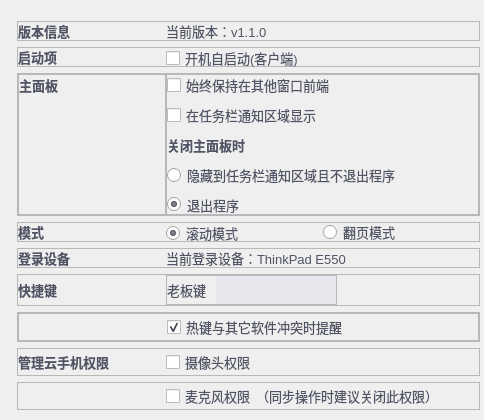
         <widget class="QWidget" name="pageGeneralSetting">
          <property name="styleSheet">
           <string notr="true">color:#FF505465;
blod:true;
font-size:13px;</string>
          </property>
          <layout class="QVBoxLayout" name="verticalLayout_4">
           <property name="leftMargin">
            <number>17</number>
           </property>
           <property name="topMargin">
            <number>21</number>
           </property>
           <property name="rightMargin">
            <number>4</number>
           </property>
           <property name="bottomMargin">
            <number>10</number>
           </property>
           <item>
            <widget class="QFrame" name="frame_9">
             <property name="minimumSize">
              <size>
               <width>0</width>
               <height>20</height>
              </size>
             </property>
             <property name="maximumSize">
              <size>
               <width>16777215</width>
               <height>20</height>
              </size>
             </property>
             <property name="styleSheet">
              <string notr="true">color:#FF505465;
blod:true;
font-size:13px;</string>
             </property>
             <property name="frameShape">
              <enum>QFrame::StyledPanel</enum>
             </property>
             <property name="frameShadow">
              <enum>QFrame::Raised</enum>
             </property>
             <layout class="QHBoxLayout" name="horizontalLayout_10">
              <property name="spacing">
               <number>0</number>
              </property>
              <property name="leftMargin">
               <number>0</number>
              </property>
              <property name="topMargin">
               <number>0</number>
              </property>
              <property name="rightMargin">
               <number>0</number>
              </property>
              <property name="bottomMargin">
               <number>0</number>
              </property>
              <item>
               <widget class="QLabel" name="label_3">
                <property name="maximumSize">
                 <size>
                  <width>148</width>
                  <height>16777215</height>
                 </size>
                </property>
                <property name="font">
                 <font>
                  <pointsize>-1</pointsize>
                  <bold>true</bold>
                 </font>
                </property>
                <property name="styleSheet">
                 <string notr="true">font-weight: bold;</string>
                </property>
                <property name="text">
                 <string>版本信息</string>
                </property>
               </widget>
              </item>
              <item>
               <widget class="QLabel" name="label_16">
                <property name="text">
                 <string>当前版本：v1.1.0</string>
                </property>
               </widget>
              </item>
             </layout>
            </widget>
           </item>
           <item>
            <widget class="QFrame" name="frame_10">
             <property name="minimumSize">
              <size>
               <width>0</width>
               <height>20</height>
              </size>
             </property>
             <property name="maximumSize">
              <size>
               <width>16777215</width>
               <height>20</height>
              </size>
             </property>
             <property name="styleSheet">
              <string notr="true"/>
             </property>
             <property name="frameShape">
              <enum>QFrame::StyledPanel</enum>
             </property>
             <property name="frameShadow">
              <enum>QFrame::Raised</enum>
             </property>
             <layout class="QHBoxLayout" name="horizontalLayout_6">
              <property name="spacing">
               <number>0</number>
              </property>
              <property name="leftMargin">
               <number>0</number>
              </property>
              <property name="topMargin">
               <number>0</number>
              </property>
              <property name="rightMargin">
               <number>0</number>
              </property>
              <property name="bottomMargin">
               <number>0</number>
              </property>
              <item>
               <widget class="QLabel" name="label_4">
                <property name="maximumSize">
                 <size>
                  <width>148</width>
                  <height>16777215</height>
                 </size>
                </property>
                <property name="styleSheet">
                 <string notr="true">font-weight: bold;</string>
                </property>
                <property name="text">
                 <string>启动项</string>
                </property>
               </widget>
              </item>
              <item>
               <widget class="QCheckBox" name="checkBox">
                <property name="minimumSize">
                 <size>
                  <width>0</width>
                  <height>20</height>
                 </size>
                </property>
                <property name="text">
                 <string>开机自启动(客户端)</string>
                </property>
               </widget>
              </item>
             </layout>
            </widget>
           </item>
           <item>
            <widget class="QFrame" name="frame_11">
             <property name="maximumSize">
              <size>
               <width>16777215</width>
               <height>143</height>
              </size>
             </property>
             <property name="styleSheet">
              <string notr="true"/>
             </property>
             <property name="frameShape">
              <enum>QFrame::StyledPanel</enum>
             </property>
             <property name="frameShadow">
              <enum>QFrame::Raised</enum>
             </property>
             <layout class="QHBoxLayout" name="horizontalLayout_3">
              <property name="spacing">
               <number>0</number>
              </property>
              <property name="leftMargin">
               <number>0</number>
              </property>
              <property name="topMargin">
               <number>0</number>
              </property>
              <property name="rightMargin">
               <number>0</number>
              </property>
              <property name="bottomMargin">
               <number>0</number>
              </property>
              <item>
               <widget class="QFrame" name="frame_20">
                <property name="maximumSize">
                 <size>
                  <width>148</width>
                  <height>16777215</height>
                 </size>
                </property>
                <property name="frameShape">
                 <enum>QFrame::StyledPanel</enum>
                </property>
                <property name="frameShadow">
                 <enum>QFrame::Raised</enum>
                </property>
                <layout class="QVBoxLayout" name="verticalLayout_10">
                 <property name="spacing">
                  <number>0</number>
                 </property>
                 <property name="leftMargin">
                  <number>0</number>
                 </property>
                 <property name="topMargin">
                  <number>0</number>
                 </property>
                 <property name="rightMargin">
                  <number>0</number>
                 </property>
                 <property name="bottomMargin">
                  <number>0</number>
                 </property>
                 <item>
                  <widget class="QLabel" name="label_5">
                   <property name="maximumSize">
                    <size>
                     <width>148</width>
                     <height>16777215</height>
                    </size>
                   </property>
                   <property name="styleSheet">
                    <string notr="true">font-weight: bold;</string>
                   </property>
                   <property name="text">
                    <string>主面板</string>
                   </property>
                  </widget>
                 </item>
                 <item>
                  <spacer name="verticalSpacer_2">
                   <property name="orientation">
                    <enum>Qt::Vertical</enum>
                   </property>
                   <property name="sizeHint" stdset="0">
                    <size>
                     <width>20</width>
                     <height>120</height>
                    </size>
                   </property>
                  </spacer>
                 </item>
                </layout>
               </widget>
              </item>
              <item>
               <widget class="QFrame" name="frame_18">
                <property name="frameShape">
                 <enum>QFrame::StyledPanel</enum>
                </property>
                <property name="frameShadow">
                 <enum>QFrame::Raised</enum>
                </property>
                <layout class="QVBoxLayout" name="verticalLayout_5">
                 <property name="spacing">
                  <number>10</number>
                 </property>
                 <property name="leftMargin">
                  <number>0</number>
                 </property>
                 <property name="topMargin">
                  <number>0</number>
                 </property>
                 <property name="rightMargin">
                  <number>0</number>
                 </property>
                 <property name="bottomMargin">
                  <number>0</number>
                 </property>
                 <item>
                  <widget class="QCheckBox" name="checkBox_2">
                   <property name="text">
                    <string>始终保持在其他窗口前端</string>
                   </property>
                  </widget>
                 </item>
                 <item>
                  <widget class="QCheckBox" name="checkBox_3">
                   <property name="text">
                    <string>在任务栏通知区域显示</string>
                   </property>
                  </widget>
                 </item>
                 <item>
                  <widget class="QLabel" name="label_17">
                   <property name="maximumSize">
                    <size>
                     <width>16777215</width>
                     <height>20</height>
                    </size>
                   </property>
                   <property name="styleSheet">
                    <string notr="true">font-weight: bold;</string>
                   </property>
                   <property name="text">
                    <string>关闭主面板时</string>
                   </property>
                  </widget>
                 </item>
                 <item>
                  <widget class="QRadioButton" name="radioButton">
                   <property name="text">
                    <string>隐藏到任务栏通知区域且不退出程序</string>
                   </property>
                  </widget>
                 </item>
                 <item>
                  <widget class="QRadioButton" name="radioButton_2">
                   <property name="text">
                    <string>退出程序</string>
                   </property>
                   <property name="checked">
                    <bool>true</bool>
                   </property>
                  </widget>
                 </item>
                </layout>
               </widget>
              </item>
             </layout>
            </widget>
           </item>
           <item>
            <widget class="QFrame" name="frame_12">
             <property name="minimumSize">
              <size>
               <width>0</width>
               <height>20</height>
              </size>
             </property>
             <property name="maximumSize">
              <size>
               <width>16777215</width>
               <height>20</height>
              </size>
             </property>
             <property name="styleSheet">
              <string notr="true"/>
             </property>
             <property name="frameShape">
              <enum>QFrame::StyledPanel</enum>
             </property>
             <property name="frameShadow">
              <enum>QFrame::Raised</enum>
             </property>
             <layout class="QHBoxLayout" name="horizontalLayout_7">
              <property name="spacing">
               <number>0</number>
              </property>
              <property name="leftMargin">
               <number>0</number>
              </property>
              <property name="topMargin">
               <number>0</number>
              </property>
              <property name="rightMargin">
               <number>0</number>
              </property>
              <property name="bottomMargin">
               <number>0</number>
              </property>
              <item>
               <widget class="QLabel" name="label_6">
                <property name="maximumSize">
                 <size>
                  <width>148</width>
                  <height>16777215</height>
                 </size>
                </property>
                <property name="styleSheet">
                 <string notr="true">font-weight: bold;</string>
                </property>
                <property name="text">
                 <string>模式</string>
                </property>
               </widget>
              </item>
              <item>
               <widget class="QRadioButton" name="radioButton_3">
                <property name="minimumSize">
                 <size>
                  <width>0</width>
                  <height>20</height>
                 </size>
                </property>
                <property name="maximumSize">
                 <size>
                  <width>16777215</width>
                  <height>20</height>
                 </size>
                </property>
                <property name="text">
                 <string>滚动模式</string>
                </property>
                <property name="checked">
                 <bool>true</bool>
                </property>
               </widget>
              </item>
              <item>
               <widget class="QRadioButton" name="radioButton_4">
                <property name="text">
                 <string>翻页模式</string>
                </property>
               </widget>
              </item>
             </layout>
            </widget>
           </item>
           <item>
            <widget class="QFrame" name="frame_3">
             <property name="minimumSize">
              <size>
               <width>0</width>
               <height>20</height>
              </size>
             </property>
             <property name="maximumSize">
              <size>
               <width>16777215</width>
               <height>20</height>
              </size>
             </property>
             <property name="styleSheet">
              <string notr="true"/>
             </property>
             <property name="frameShape">
              <enum>QFrame::StyledPanel</enum>
             </property>
             <property name="frameShadow">
              <enum>QFrame::Raised</enum>
             </property>
             <layout class="QHBoxLayout" name="horizontalLayout_11">
              <property name="spacing">
               <number>0</number>
              </property>
              <property name="leftMargin">
               <number>0</number>
              </property>
              <property name="topMargin">
               <number>0</number>
              </property>
              <property name="bottomMargin">
               <number>0</number>
              </property>
              <item>
               <widget class="QLabel" name="label_7">
                <property name="maximumSize">
                 <size>
                  <width>148</width>
                  <height>16777215</height>
                 </size>
                </property>
                <property name="styleSheet">
                 <string notr="true">font-weight: bold;</string>
                </property>
                <property name="text">
                 <string>登录设备</string>
                </property>
               </widget>
              </item>
              <item>
               <widget class="QLabel" name="label_10">
                <property name="text">
                 <string>当前登录设备：ThinkPad E550</string>
                </property>
               </widget>
              </item>
             </layout>
            </widget>
           </item>
           <item>
            <widget class="QFrame" name="frame_21">
             <property name="minimumSize">
              <size>
               <width>0</width>
               <height>20</height>
              </size>
             </property>
             <property name="frameShape">
              <enum>QFrame::StyledPanel</enum>
             </property>
             <property name="frameShadow">
              <enum>QFrame::Raised</enum>
             </property>
             <layout class="QHBoxLayout" name="horizontalLayout_19">
              <property name="spacing">
               <number>0</number>
              </property>
              <property name="leftMargin">
               <number>0</number>
              </property>
              <property name="topMargin">
               <number>0</number>
              </property>
              <property name="rightMargin">
               <number>0</number>
              </property>
              <property name="bottomMargin">
               <number>0</number>
              </property>
              <item>
               <widget class="QLabel" name="label_8">
                <property name="minimumSize">
                 <size>
                  <width>148</width>
                  <height>0</height>
                 </size>
                </property>
                <property name="maximumSize">
                 <size>
                  <width>148</width>
                  <height>16777215</height>
                 </size>
                </property>
                <property name="styleSheet">
                 <string notr="true">font-weight: bold;</string>
                </property>
                <property name="text">
                 <string>快捷键</string>
                </property>
               </widget>
              </item>
              <item>
               <widget class="QFrame" name="frame_23">
                <property name="minimumSize">
                 <size>
                  <width>100</width>
                  <height>0</height>
                 </size>
                </property>
                <property name="frameShape">
                 <enum>QFrame::StyledPanel</enum>
                </property>
                <property name="frameShadow">
                 <enum>QFrame::Raised</enum>
                </property>
                <layout class="QHBoxLayout" name="horizontalLayout_21">
                 <property name="spacing">
                  <number>10</number>
                 </property>
                 <property name="leftMargin">
                  <number>0</number>
                 </property>
                 <property name="topMargin">
                  <number>0</number>
                 </property>
                 <property name="rightMargin">
                  <number>0</number>
                 </property>
                 <property name="bottomMargin">
                  <number>0</number>
                 </property>
                 <item>
                  <widget class="QLabel" name="label_19">
                   <property name="text">
                    <string>老板键</string>
                   </property>
                  </widget>
                 </item>
                 <item>
                  <widget class="QLineEdit" name="lineEditShortcut">
                   <property name="minimumSize">
                    <size>
                     <width>120</width>
                     <height>28</height>
                    </size>
                   </property>
                   <property name="maximumSize">
                    <size>
                     <width>120</width>
                     <height>28</height>
                    </size>
                   </property>
                   <property name="styleSheet">
                    <string notr="true">border:none;
color:#FF4A4A4A;
background-color: #FFE7E8EE;
padding-left:10px;
border-radius:2px;</string>
                   </property>
                   <property name="text">
                    <string/>
                   </property>
                  </widget>
                 </item>
                </layout>
               </widget>
              </item>
              <item>
               <spacer name="horizontalSpacer_3">
                <property name="orientation">
                 <enum>Qt::Horizontal</enum>
                </property>
                <property name="sizeHint" stdset="0">
                 <size>
                  <width>40</width>
                  <height>20</height>
                 </size>
                </property>
               </spacer>
              </item>
             </layout>
            </widget>
           </item>
           <item>
            <widget class="QFrame" name="frame_14">
             <property name="styleSheet">
              <string notr="true"/>
             </property>
             <property name="frameShape">
              <enum>QFrame::StyledPanel</enum>
             </property>
             <property name="frameShadow">
              <enum>QFrame::Raised</enum>
             </property>
             <layout class="QHBoxLayout" name="horizontalLayout_12">
              <property name="spacing">
               <number>0</number>
              </property>
              <property name="leftMargin">
               <number>0</number>
              </property>
              <property name="topMargin">
               <number>0</number>
              </property>
              <property name="rightMargin">
               <number>0</number>
              </property>
              <property name="bottomMargin">
               <number>0</number>
              </property>
              <item>
               <widget class="QFrame" name="frame_4">
                <property name="frameShape">
                 <enum>QFrame::StyledPanel</enum>
                </property>
                <property name="frameShadow">
                 <enum>QFrame::Raised</enum>
                </property>
                <layout class="QHBoxLayout" name="horizontalLayout_5">
                 <property name="spacing">
                  <number>0</number>
                 </property>
                 <property name="leftMargin">
                  <number>0</number>
                 </property>
                 <property name="topMargin">
                  <number>0</number>
                 </property>
                 <property name="rightMargin">
                  <number>0</number>
                 </property>
                 <property name="bottomMargin">
                  <number>0</number>
                 </property>
                 <item>
                  <widget class="QLabel" name="label_21">
                   <property name="maximumSize">
                    <size>
                     <width>148</width>
                     <height>16777215</height>
                    </size>
                   </property>
                   <property name="text">
                    <string/>
                   </property>
                  </widget>
                 </item>
                 <item>
                  <widget class="QCheckBox" name="checkBox_4">
                   <property name="text">
                    <string>热键与其它软件冲突时提醒</string>
                   </property>
                   <property name="checked">
                    <bool>true</bool>
                   </property>
                  </widget>
                 </item>
                </layout>
               </widget>
              </item>
             </layout>
            </widget>
           </item>
           <item>
            <widget class="QFrame" name="frame_22">
             <property name="minimumSize">
              <size>
               <width>0</width>
               <height>20</height>
              </size>
             </property>
             <property name="frameShape">
              <enum>QFrame::StyledPanel</enum>
             </property>
             <property name="frameShadow">
              <enum>QFrame::Raised</enum>
             </property>
             <layout class="QHBoxLayout" name="horizontalLayout_20">
              <property name="spacing">
               <number>0</number>
              </property>
              <property name="leftMargin">
               <number>0</number>
              </property>
              <property name="topMargin">
               <number>0</number>
              </property>
              <property name="rightMargin">
               <number>0</number>
              </property>
              <property name="bottomMargin">
               <number>0</number>
              </property>
              <item>
               <widget class="QLabel" name="label_9">
                <property name="minimumSize">
                 <size>
                  <width>148</width>
                  <height>0</height>
                 </size>
                </property>
                <property name="maximumSize">
                 <size>
                  <width>148</width>
                  <height>18</height>
                 </size>
                </property>
                <property name="styleSheet">
                 <string notr="true">font-weight: bold;</string>
                </property>
                <property name="text">
                 <string>管理云手机权限</string>
                </property>
               </widget>
              </item>
              <item>
               <widget class="QCheckBox" name="checkBox_5">
                <property name="text">
                 <string>摄像头权限</string>
                </property>
               </widget>
              </item>
              <item>
               <spacer name="horizontalSpacer_10">
                <property name="orientation">
                 <enum>Qt::Horizontal</enum>
                </property>
                <property name="sizeHint" stdset="0">
                 <size>
                  <width>223</width>
                  <height>20</height>
                 </size>
                </property>
               </spacer>
              </item>
             </layout>
            </widget>
           </item>
           <item>
            <widget class="QFrame" name="frame_24">
             <property name="minimumSize">
              <size>
               <width>0</width>
               <height>0</height>
              </size>
             </property>
             <property name="frameShape">
              <enum>QFrame::StyledPanel</enum>
             </property>
             <property name="frameShadow">
              <enum>QFrame::Raised</enum>
             </property>
             <layout class="QHBoxLayout" name="horizontalLayout_22">
              <property name="spacing">
               <number>0</number>
              </property>
              <property name="leftMargin">
               <number>0</number>
              </property>
              <property name="topMargin">
               <number>0</number>
              </property>
              <property name="rightMargin">
               <number>0</number>
              </property>
              <property name="bottomMargin">
               <number>0</number>
              </property>
              <item>
               <widget class="QLabel" name="label_22">
                <property name="minimumSize">
                 <size>
                  <width>148</width>
                  <height>0</height>
                 </size>
                </property>
                <property name="maximumSize">
                 <size>
                  <width>148</width>
                  <height>16777215</height>
                 </size>
                </property>
                <property name="text">
                 <string/>
                </property>
               </widget>
              </item>
              <item>
               <widget class="QCheckBox" name="checkBox_6">
                <property name="text">
                 <string>麦克风权限</string>
                </property>
               </widget>
              </item>
              <item>
               <widget class="QLabel" name="label_20">
                <property name="text">
                 <string>（同步操作时建议关闭此权限）</string>
                </property>
               </widget>
              </item>
              <item>
               <spacer name="horizontalSpacer_11">
                <property name="orientation">
                 <enum>Qt::Horizontal</enum>
                </property>
                <property name="sizeHint" stdset="0">
                 <size>
                  <width>40</width>
                  <height>20</height>
                 </size>
                </property>
               </spacer>
              </item>
             </layout>
            </widget>
           </item>
          </layout>
         </widget>
